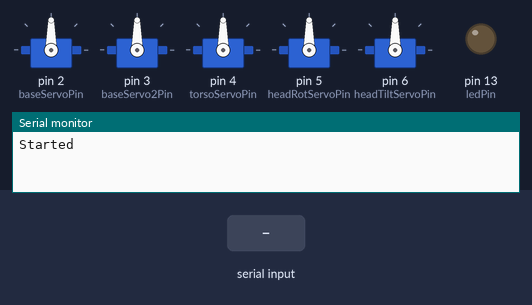
A sketch run on a simulated Arduino Uno, built with avr-gcc and run on an emulated ATmega328P. Parts: 5 × servo, output pins drawn as LEDs (lit = HIGH), the last lines printed to the serial monitor. The test bench sets the inputs (shaded band).

Above: at 1.2 s.
1.3 s: "90,45,200,10\n" received over Serial
At 1.9 s:
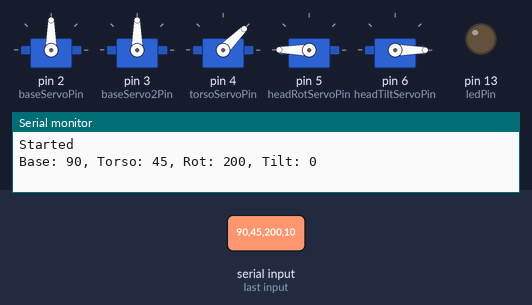
2.8 s: "90,45,200\n" received over Serial
4.3 s: "90,45\n" received over Serial
Timing chart, 0 to 7.3 s (numbered marks = the images above; inputs shaded):
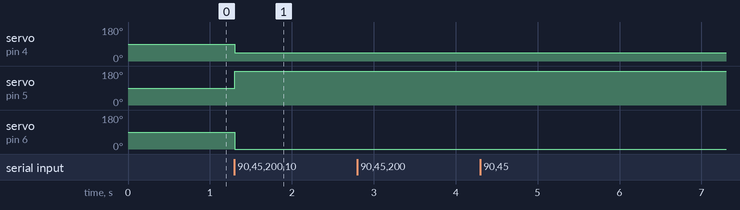

The sketch:

arduino_code.ino
```cpp
#include <Servo.h>

#define BAUD_RATE 115200

int baseServoPin = 2;
int baseServo2Pin = 3;
int torsoServoPin = 4;
int headRotServoPin = 5;
int headTiltServoPin = 6;
Servo baseServo1;
Servo baseServo2;
Servo torsoServo;
Servo headRotServo;
Servo headTiltServo;

int resetPos = 90;
int basePos = resetPos;
int torsoPos = resetPos;
int headRotPos = resetPos;
int headTiltPos = resetPos;
int incrementAmount = 1;
String in = "";
const int ledPin = 13;

void setup() {
  Serial.begin(BAUD_RATE);
  baseServo1.attach(baseServoPin);
  baseServo2.attach(baseServo2Pin);
  torsoServo.attach(torsoServoPin);
  headRotServo.attach(headRotServoPin);
  headTiltServo.attach(headTiltServoPin);
  pinMode(ledPin, OUTPUT);

  // Serial.println("Send 1 to start");
  // while (Serial.read() != '1'){
  //   digitalWrite(ledPin, HIGH);
  //   delay(200);
  //   digitalWrite(ledPin, LOW);
  //   delay(200);
  // }
  Serial.println("Started");
  writeAllServos();
}

void loop() {
  if (Serial.available())
    in = Serial.readStringUntil('\n');
  else
    in = "";


  // 123124125126
  if (in.equals("") == false){
//    Serial.println(in);
    if (in.length() == 12){
      basePos = in.substring(0,3).toInt();
      torsoPos = in.substring(3,6).toInt();
      headRotPos = in.substring(6,9).toInt();
      headTiltPos = in.substring(9,12).toInt();
      printAllServoPos();
    }
    else {
      Serial.println("printing");
      Serial.println(in);
    }
  }
  writeAllServos();
}

void writeAllServos(){
  baseServo1.write(basePos);
  baseServo2.write(180-basePos);
  torsoServo.write(torsoPos);
  headRotServo.write(headRotPos);
  headTiltServo.write(headTiltPos);
}

void printAllServoPos(){
  Serial.print("Base: ");
  Serial.print(basePos);
  Serial.print(", Torso: ");
  Serial.print(torsoPos);
  Serial.print(", Rot: ");
  Serial.print(headRotPos);
  Serial.print(", Tilt: ");
  Serial.println(headTiltPos);
}
```

Measured:
- after the input at 1.3 s, servo on pin 4 (torsoServoPin): 90° → 45° at once; servo on pin 5 (headRotServoPin): 90° → 180° at once; servo on pin 6 (headTiltServoPin): 90° → 0° at once
